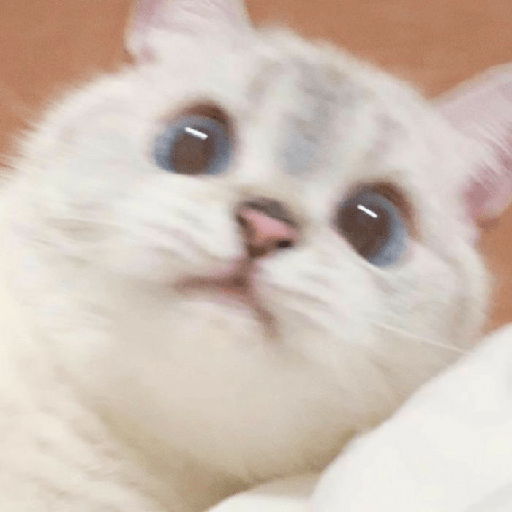
#> input picture latihan/modul6/img/image.png, 512 x 512 px
$ python main.py
#> lines starting #> are read from the running program, lines starting #| are printed output that depends on the picture
from PIL import Image, ImageDraw, ImageFont

gambarku = Image.open("img/image.png")
#> gambarku is the input picture: PIL image 512x512 P; mean R, G, B 207.4, 192.3, 181.4

gambarBW = gambarku.convert("L")
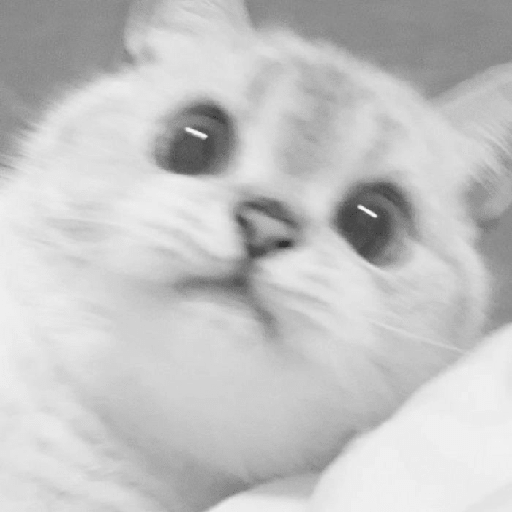
#> gambarBW: PIL image 512x512 L; min 52, max 245, mean 195.6

draw = ImageDraw.Draw(gambarBW)

font_directory = "fonts/Poppins-Bold.ttf"
font_size = 24
font = ImageFont.truetype(font_directory, font_size)

text = f"Ogya Adyatma Putra\n202110370311228"
text_box = font.getbbox(text)

text_width = text_box[2] - text_box[0]
text_height = text_box[3] - text_box[1]

text_x = (gambarku.width - text_width) // 2
#> text_x = 9
text_y = (gambarku.height - text_height) // 2
#> text_y = 244

draw.text((text_x, text_y), text, font=font, fill="white")

gabung = Image.new("RGB", (gambarku.width, gambarku.height), "white")
#> gabung: PIL image 512x512 RGB; every value is 255

gabung.paste(gambarBW, (0, 0))
gabung.save("percobaan.png")

gabung.show()
